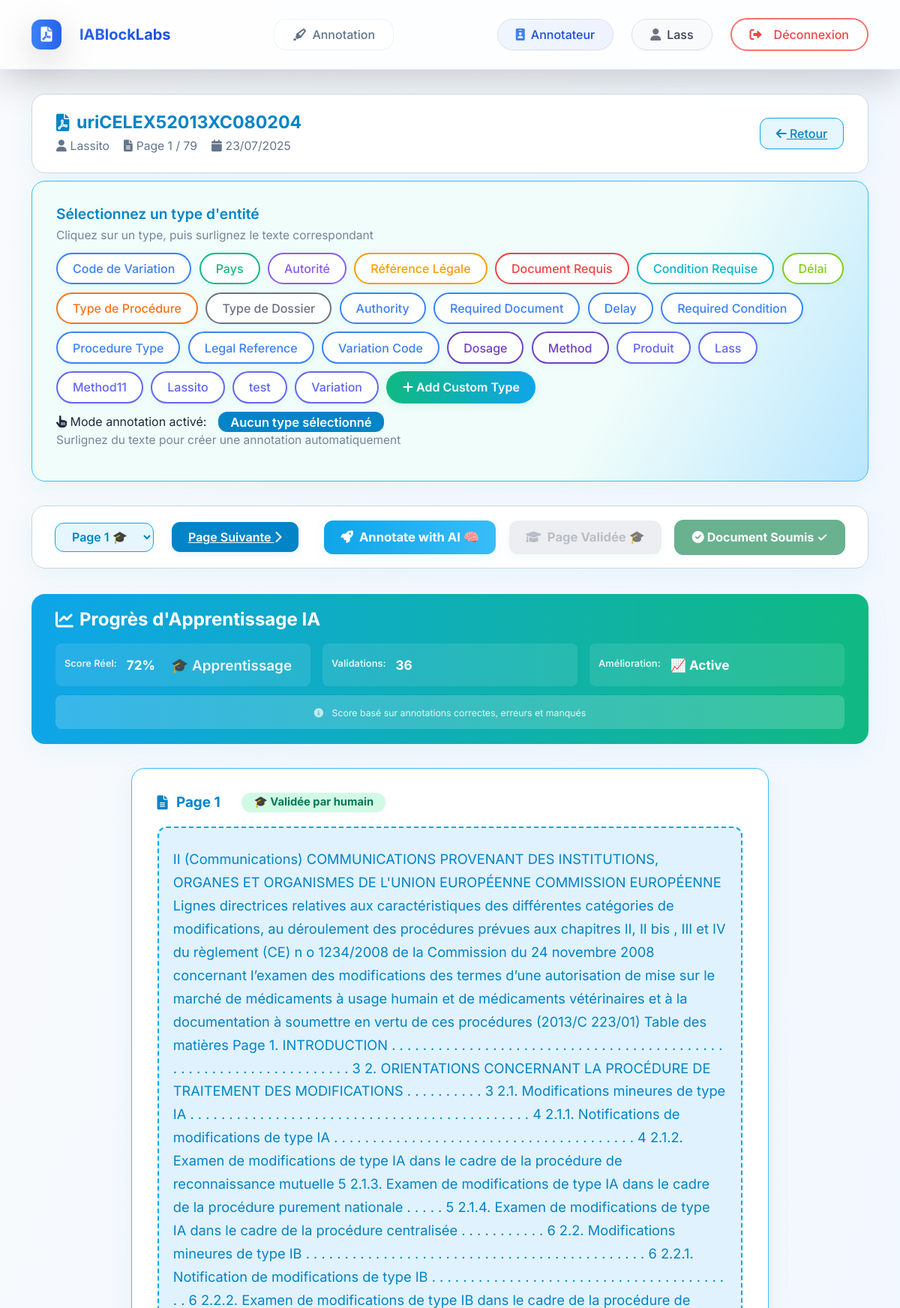
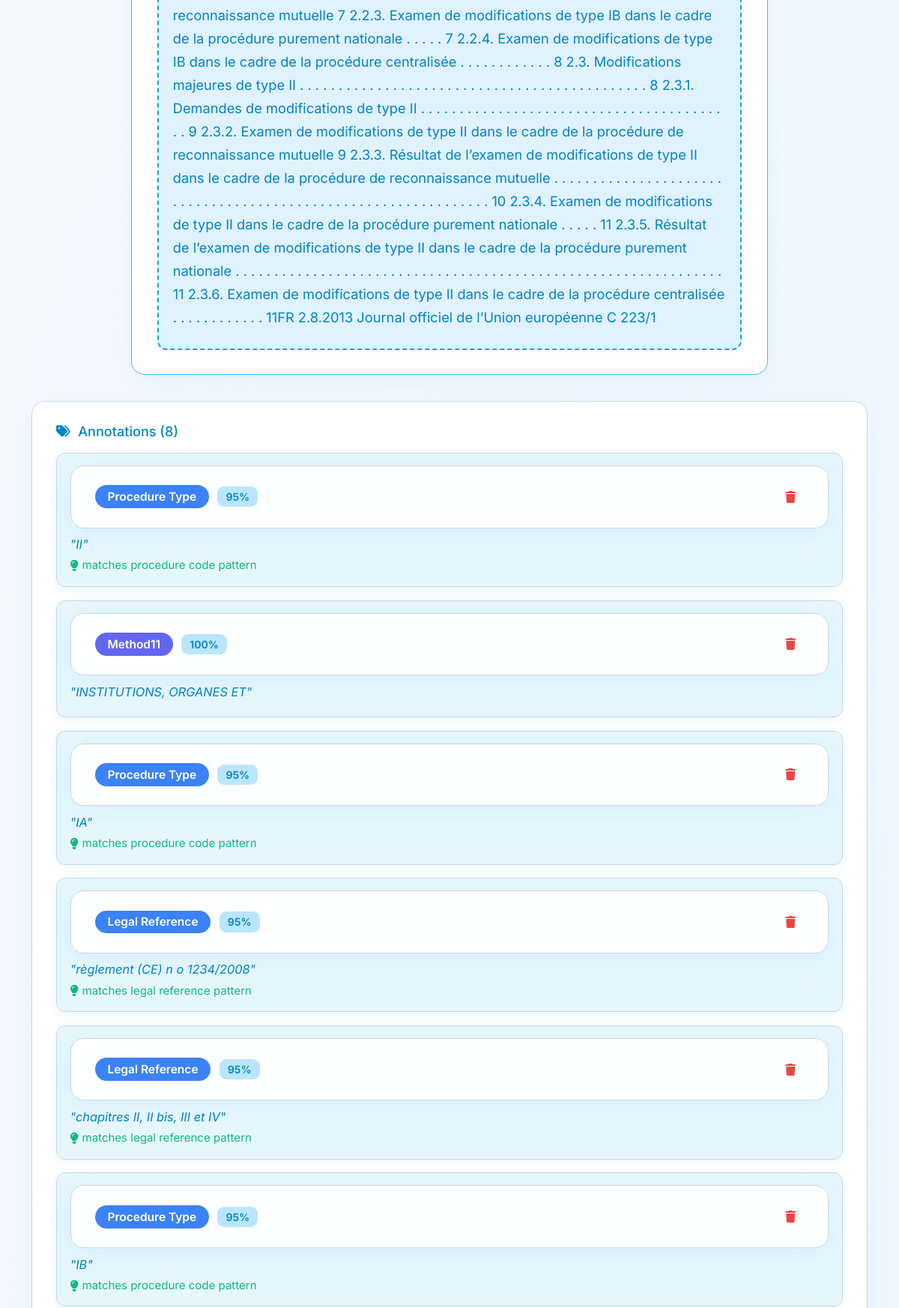
The page /annotation/document/108/ (signed in, upper part) on the database its author committed (2 pictures, top to bottom).
### rawdocs/models.py (models this page shows, shortened)
class RawDocument(models.Model):
    url = models.URLField(help_text="URL d'origine du PDF", blank=True)
    file = models.FileField(upload_to=pdf_upload_to, help_text="Fichier PDF téléchargé")
    created_at = models.DateTimeField(auto_now_add=True)
    owner = models.ForeignKey(
        settings.AUTH_USER_MODEL,
        on_delete=models.CASCADE,
        related_name='raw_documents',
        null=True, blank=True,
        help_text="Utilisateur qui a téléchargé ce document"
    )
    is_validated = models.BooleanField(default=False, help_text="Document validé par un métadonneur")
    validated_at = models.DateTimeField(null=True, blank=True)
    is_ready_for_expert = models.BooleanField(default=False, help_text="Document prêt pour révision expert")
    expert_ready_at = models.DateTimeField(null=True, blank=True,
                                           help_text="Date à laquelle le document est devenu prêt pour l'expert")
    total_pages = models.IntegerField(default=0, help_text="Nombre total de pages")
    pages_extracted = models.BooleanField(default=False, help_text="Pages extraites individuellement")
    title = models.TextField(blank=True, help_text="Titre du document")
    doc_type = models.CharField("Type", max_length=100, blank=True, help_text="Type du document (guide, rapport…)")
    publication_date = models.CharField(max_length=100, blank=True, help_text="Date de publication")
    version = models.CharField(max_length=50, blank=True, help_text="Version extraite")
    source = models.CharField(max_length=255, blank=True, help_text="Organisation émettrice (EMA, FDA…)")
    context = models.TextField(blank=True, help_text="Contexte extrait (2 phrases max)")
    country = models.CharField(max_length=100, blank=True, help_text="Pays détecté (GPE ou TLD)")
    language = models.CharField(max_length=10, blank=True, help_text="Langue détectée (fr, en…)")
    url_source = models.URLField(blank=True, help_text="URL d'origine pour référence")

class DocumentPage(models.Model):
    document = models.ForeignKey(RawDocument, on_delete=models.CASCADE, related_name='pages')
    page_number = models.IntegerField(help_text="Numéro de page (1-indexé)")
    raw_text = models.TextField(help_text="Texte brut extrait de la page")
    cleaned_text = models.TextField(help_text="Texte nettoyé pour annotation")
    is_annotated = models.BooleanField(default=False)
    annotated_at = models.DateTimeField(null=True, blank=True)
    annotated_by = models.ForeignKey(
        settings.AUTH_USER_MODEL,
        on_delete=models.SET_NULL,
        null=True, blank=True,
        related_name='annotated_pages'
    )
    is_validated_by_human = models.BooleanField(default=False)
    human_validated_at = models.DateTimeField(null=True, blank=True)
    validated_by = models.ForeignKey(
        settings.AUTH_USER_MODEL,
        on_delete=models.SET_NULL,
        null=True, blank=True,
        related_name='validated_pages'
    )
    created_at = models.DateTimeField(auto_now_add=True)
    class Meta:
        unique_together = ['document', 'page_number']
        ordering = ['page_number']

class AnnotationType(models.Model):
    name = models.CharField(max_length=100, unique=True)
    display_name = models.CharField(max_length=100, help_text="Libellé affiché")
    color = models.CharField(max_length=7, default="#3b82f6", help_text="Couleur hexadécimale")
    description = models.TextField(blank=True)
    PROCEDURE_TYPE = "procedure_type"
    COUNTRY = "country"
    AUTHORITY = "authority"
    LEGAL_REFERENCE = "legal_reference"
    REQUIRED_DOCUMENT = "required_document"
    REQUIRED_CONDITION = "required_condition"
    DELAY = "delay"
    VARIATION_CODE = "variation_code"
    FILE_TYPE = "file_type"
    created_at = models.DateTimeField(auto_now_add=True)

class Annotation(models.Model):
    page = models.ForeignKey(DocumentPage, on_delete=models.CASCADE, related_name='annotations')
    annotation_type = models.ForeignKey(AnnotationType, on_delete=models.CASCADE)
    start_pos = models.IntegerField(help_text="Position de début dans le texte")
    end_pos = models.IntegerField(help_text="Position de fin dans le texte")
    selected_text = models.CharField(max_length=500, help_text="Texte sélectionné")
    confidence_score = models.FloatField(default=0.0, help_text="Score IA (0.0–1.0)")
    ai_reasoning = models.TextField(blank=True, help_text="Raisonnement IA pour cette annotation")
    VALIDATION_CHOICES = [
        ('pending', 'En attente'),
        ('validated', 'Validé'),
        ('rejected', 'Rejeté'),
        ('expert_created', 'Créé par expert'),
    ]
    validation_status = models.CharField(
        max_length=20,
        choices=VALIDATION_CHOICES,
        default='pending',
        help_text="Statut de validation par l'expert"
    )
    SOURCE_CHOICES = [
        ('ai', 'Intelligence Artificielle'),
        ('manual', 'Manuel'),
        ('expert', 'Expert'),
    ]
    source = models.CharField(max_length=10, choices=SOURCE_CHOICES, default='ai')
    is_validated = models.BooleanField(default=False)
    validated_by = models.ForeignKey(
        settings.AUTH_USER_MODEL,
        on_delete=models.SET_NULL,
        null=True, blank=True,
        related_name='validated_annotations'
    )
    validated_at = models.DateTimeField(null=True, blank=True)
    created_at = models.DateTimeField(auto_now_add=True)
    created_by = models.ForeignKey(
        settings.AUTH_USER_MODEL,
        on_delete=models.SET_NULL,
        null=True, blank=True,
        related_name='created_annotations'
    )
    class Meta:
        ordering = ['start_pos']

### rawdocs/views.py (the view)
@login_required(login_url='rawdocs:login')
@user_passes_test(is_annotateur)
def annotate_document(request, doc_id):
    document = get_object_or_404(RawDocument, id=doc_id, is_validated=True)
    pages = document.pages.all()
    pnum = int(request.GET.get('page', 1))
    page_obj = get_object_or_404(DocumentPage, document=document, page_number=pnum)
    return render(request, 'rawdocs/annotate_document.html', {
        'document': document,
        'pages': pages,
        'current_page': page_obj,
        'annotation_types': AnnotationType.objects.all(),
        'existing_annotations': page_obj.annotations.all().order_by('start_pos'),
        'total_pages': document.total_pages
    })

### templates/rawdocs/annotate_document.html (shortened to what this page needs)
{% extends "base.html" %}
{% load rawdocs_extras %}
{% load static %}
{% block content %}
<link rel="stylesheet" href="{% static 'rawdocs/css/rlhf_styles.css' %}">
<link href="https://cdn.jsdelivr.net/npm/bootstrap@5.3.0/dist/css/bootstrap.min.css" rel="stylesheet">
<section class="annotation-header">
  <div class="header-info">
    <h2><i class="fas fa-file-pdf"></i> {{ document.file.name|basename }}</h2>
    <div class="document-meta">
      <span class="meta-item">
        <i class="fas fa-user"></i>
        {{ document.owner.username }}
      </span>
      <span class="meta-item">
        <i class="fas fa-file-alt"></i>
        Page {{ current_page.page_number }} / {{ total_pages }}
      </span>
      <span class="meta-item">
        <i class="fas fa-calendar"></i>
        {{ document.validated_at|date:"d/m/Y" }}
      </span>
    </div>
  </div>
  <div class="header-actions">
    <a href="{% url 'rawdocs:annotation_dashboard' %}" class="btn-outline">
      <i class="fas fa-arrow-left"></i> Retour
    </a>
  </div>
</section>
<section class="annotation-types-panel">
  <h3>Sélectionnez un type d'entité</h3>
  <p class="instructions">Cliquez sur un type, puis surlignez le texte correspondant</p>
  <div class="annotation-types">
    {% for ann_type in annotation_types %}
    <button class="annotation-type-btn"
            data-type="{{ ann_type.name }}"
            data-color="{{ ann_type.color }}"
            style="border-color: {{ ann_type.color }}; color: {{ ann_type.color }};">
      {{ ann_type.display_name }}
    </button>
    {% endfor %}
    <button class="annotation-type-btn-add" onclick="showAddAnnotationTypeModal()" type="button">
      <i class="fas fa-plus"></i> Add Custom Type
    </button>
  </div>
  <div class="annotation-mode">
    <span class="mode-label">
      <i class="fas fa-hand-pointer"></i>
      Mode annotation activé:
    </span>
    <span id="current-mode" class="current-mode">Aucun type sélectionné</span>
  </div>
  <p class="help-text">Surlignez du texte pour créer une annotation automatiquement</p>
</section>
<section class="page-navigation">
  <div class="page-controls">
    <div class="page-selector">
      <select id="page-select" onchange="goToPage(this.value)">
        {% for page in pages %}
        <option value="{{ page.page_number }}"
                {% if page.page_number == current_page.page_number %}selected{% endif %}>
          Page {{ page.page_number }}
        </option>
        {% endfor %}
      </select>
    </div>
    {% if current_page.page_number < total_pages %}
      <a href="?page={{ current_page.page_number|add:'1' }}" class="nav-btn">
        Page Suivante <i class="fas fa-chevron-right"></i>
      </a>
    {% endif %}
  </div>
  <div class="ai-controls">
    <button id="groq-annotate-btn" class="btn-groq" onclick="annotateWithGroq()">
      <i class="fas fa-rocket"></i> Annotate with AI 🧠
    </button>
    <button id="validate-page-btn" class="btn-validate" onclick="validatePage()"
            {% if current_page.is_validated_by_human %}disabled{% endif %}>
      <i class="fas fa-graduation-cap"></i>
      {% if current_page.is_validated_by_human %}
        Page Validée 🎓
      {% else %}
        Validate Page
      {% endif %}
    </button>
    {% if not document.is_ready_for_expert %}
      <button id="submit-document-expert-btn" class="btn-expert" onclick="submitDocumentForExpert()">
        <i class="fas fa-user-graduate"></i>
        Soumettre Document pour Expert
      </button>
    {% else %}
      <button class="btn btn-success" disabled>
        <i class="fas fa-check-circle"></i>
        Document Soumis ✓
      </button>
    {% endif %}
  </div>
</section>
<section class="learning-dashboard-widget" id="learning-widget" style="display: none;"></section>
<section class="text-content-card main-content">
  <h3>
    <i class="fas fa-file-text"></i>
    Page {{ current_page.page_number }}
    {% if current_page.is_validated_by_human %}
      <span class="page-status validated-human">Validée par humain</span>
    {% elif current_page.is_annotated %}
      <span class="page-status annotated">Annotée</span>
    {% else %}
      <span class="page-status pending">En attente</span>
    {% endif %}
  </h3>
  <div id="text-content" class="text-content" data-page-id="{{ current_page.id }}">
    {{ current_page.cleaned_text }}
  </div>
</section>
<section class="annotations-list">
  <h3><i class="fas fa-tags"></i> Annotations ({{ existing_annotations.count }})</h3>
  <div id="annotations-container">
    {% for annotation in existing_annotations %}
    <div class="annotation-item" data-annotation-id="{{ annotation.id }}">
      <div class="annotation-header">
        <span class="annotation-type" style="background: {{ annotation.annotation_type.color }}">
          {{ annotation.annotation_type.display_name }}
        </span>
        <span class="annotation-confidence">{{ annotation.confidence_score|floatformat:0 }}%</span>
        <button class="delete-annotation" onclick="deleteAnnotation({{ annotation.id }})">
          <i class="fas fa-trash"></i>
        </button>
      </div>
      <div class="annotation-text">"{{ annotation.selected_text }}"</div>
      {% if annotation.ai_reasoning %}
      <div class="annotation-reasoning">
        <i class="fas fa-lightbulb"></i> {{ annotation.ai_reasoning }}
      </div>
      {% endif %}
    </div>
    {% endfor %}
  </div>
</section>
{% endblock %}

### templates/base.html (shortened to what this page needs)
{% load static %}
<!DOCTYPE html>
<html lang="fr">
<head>
  <script src="https://cdn.tailwindcss.com"></script>
  <link rel="stylesheet" href="{% static 'rawdocs/css/styles.css' %}">
  <link href="https://cdnjs.cloudflare.com/ajax/libs/font-awesome/6.0.0/css/all.min.css" rel="stylesheet">
</head>
<body class="bg-gradient-to-br from-slate-50 to-blue-50 min-h-screen flex flex-col">
  <div class="fixed inset-0 opacity-5 pointer-events-none">
  </div>
  <div class="app-container flex-1 flex flex-col relative z-10">
    <header class="site-header bg-white/80 backdrop-blur-lg shadow-lg border-b border-blue-100">
      <div class="header-content container mx-auto px-6 flex items-center justify-between py-4">
        {% if user.groups.first.name == "Annotateur" %}
          <a href="{% url 'rawdocs:annotation_dashboard' %}"
             class="logo group flex items-center text-xl font-bold text-blue-600 hover:text-blue-700 transition-all duration-300">
        {% else %}
          <a href="{% url 'rawdocs:dashboard' %}"
             class="logo group flex items-center text-xl font-bold text-blue-600 hover:text-blue-700 transition-all duration-300">
        {% endif %}
            <div class="logo-icon bg-gradient-to-r from-blue-500 to-blue-600 p-2 rounded-xl mr-3 group-hover:scale-110 transition-transform duration-300 shadow-lg">
              <i class="fas fa-file-pdf text-white"></i>
            </div>
            <span class="bg-gradient-to-r from-blue-600 to-blue-700 bg-clip-text text-transparent">
            </span>
          </a>
        {% if user.is_authenticated %}
          <nav class="role-nav hidden md:flex gap-4">
            {% with group=user.groups.first %}
              {% if group.name == "Metadonneur" %}
                <a href="{% url 'rawdocs:upload' %}" class="nav-link group flex items-center gap-2 px-4 py-2 rounded-full hover:bg-blue-100 transition-all duration-300">
                  <i class="fas fa-upload group-hover:scale-110 transition-transform duration-200"></i>
                  <span>Importer</span>
                </a>
                <a href="{% url 'rawdocs:document_list' %}" class="nav-link group flex items-center gap-2 px-4 py-2 rounded-full hover:bg-blue-100 transition-all duration-300">
                  <i class="fas fa-list group-hover:scale-110 transition-transform duration-200"></i>
                  <span>Documents</span>
                </a>
              {% elif group.name == "Annotateur" %}
                <a href="{% url 'rawdocs:annotation_dashboard' %}" class="nav-link group flex items-center gap-2 px-4 py-2 rounded-full hover:bg-blue-100 transition-all duration-300">
                  <i class="fas fa-highlighter group-hover:scale-110 transition-transform duration-200"></i>
                  <span>Annotation</span>
                </a>
              {% endif %}
            {% endwith %}
          </nav>
          <div class="user-info flex items-center gap-4">
            <div class="user-badge bg-gradient-to-r from-blue-50 to-indigo-50 px-4 py-2 rounded-full border border-blue-200">
              <span class="flex items-center text-blue-700 font-medium">
                <i class="fas fa-id-badge mr-2 text-blue-500"></i>
                {{ user.groups.first.name }}
              </span>
            </div>
            <div class="user-badge bg-gradient-to-r from-gray-50 to-slate-50 px-4 py-2 rounded-full border border-gray-200">
              <span class="flex items-center text-gray-700 font-medium">
                <i class="fas fa-user mr-2 text-gray-500"></i>
                {{ user.username }}
              </span>
            </div>
            <form method="post" action="{% url 'rawdocs:logout' %}">
              <button type="submit"
                      class="btn-logout group inline-flex items-center px-4 py-2 border-2 border-red-400 text-red-500 rounded-full hover:bg-red-500 hover:text-white transition-all duration-300 hover:shadow-lg hover:scale-105">
                <i class="fas fa-sign-out-alt mr-2 group-hover:animate-pulse"></i>
                <span>Déconnexion</span>
              </button>
            </form>
          </div>
        {% endif %}
      </div>
    </header>
    <main class="site-main flex-1 container mx-auto px-6 py-8">
      <div class="main-content-wrapper animate-fadeInUp">
        {% block content %}{% endblock %}
      </div>
    </main>
  </div>
</body>
</html>

### rows shown on the page
RawDocument: file.name|basename "uriCELEX52013XC080204", owner.username "Lassito", validated_at "23/07/2025"
DocumentPage: page_number "1", cleaned_text "II (Communications) COMMUNICATIONS PROVENANT DES INSTITUTIONS, ORGANES ET ORGANISMES DE L'UNION EUROPÉENNE COMMISSION EUROPÉENNE Lignes directrices relatives aux caractéristiques des différentes catégories de modifications, au déroulement des procédures prévues aux chapitres II, II bis , III et IV du règlement (CE) n o 1234/2008 de la Commission du 24 novembre 2008 concernant l’examen des modifications des termes d’une autorisation de mise sur le marché de médicaments à usage humain et de médicaments vétérinaires et à la documentation à soumettre en vertu de ces procédures (2013/C 223/01) Table des matières Page 1. INTRODUCTION . . . . . . . . . . . . . . . . . . . . . . . . . . . . . . . .…"
AnnotationType: display_name "Code de Variation"
AnnotationType: display_name "Pays"
AnnotationType: display_name "Autorité"
AnnotationType: display_name "Référence Légale"
AnnotationType: display_name "Document Requis"
AnnotationType: display_name "Condition Requise"
AnnotationType: display_name "Délai"
AnnotationType: display_name "Type de Procédure"
AnnotationType: display_name "Type de Dossier"
AnnotationType: display_name "Authority"
AnnotationType: display_name "Required Document"
AnnotationType: display_name "Delay"
AnnotationType: display_name "Required Condition"
AnnotationType: display_name "Procedure Type"
AnnotationType: display_name "Legal Reference"
AnnotationType: display_name "Variation Code"
AnnotationType: display_name "Dosage"
AnnotationType: display_name "Method"
AnnotationType: display_name "Produit"
AnnotationType: display_name "Lass"
AnnotationType: display_name "Method11"
AnnotationType: display_name "Lassito"
AnnotationType: display_name "test"
AnnotationType: display_name "Variation"
Annotation: annotation_type.display_name "Procedure Type", confidence_score "95", selected_text "II", ai_reasoning "matches procedure code pattern"
Annotation: annotation_type.display_name "Method11", confidence_score "100", selected_text "INSTITUTIONS, ORGANES ET"
Annotation: annotation_type.display_name "Procedure Type", confidence_score "95", selected_text "IA", ai_reasoning "matches procedure code pattern"
Annotation: annotation_type.display_name "Legal Reference", confidence_score "95", selected_text "règlement (CE) n o 1234/2008", ai_reasoning "matches legal reference pattern"
Annotation: annotation_type.display_name "Legal Reference", confidence_score "95", selected_text "chapitres II, II bis, III et IV", ai_reasoning "matches legal reference pattern"
Annotation: annotation_type.display_name "Procedure Type", confidence_score "95", selected_text "IB", ai_reasoning "matches procedure code pattern"

### other values the page prints
{{ user.groups.first.name }} "Annotateur"
{{ user.username }} "Lass"
{{ total_pages }} "79"
{{ existing_annotations.count }} "8"
